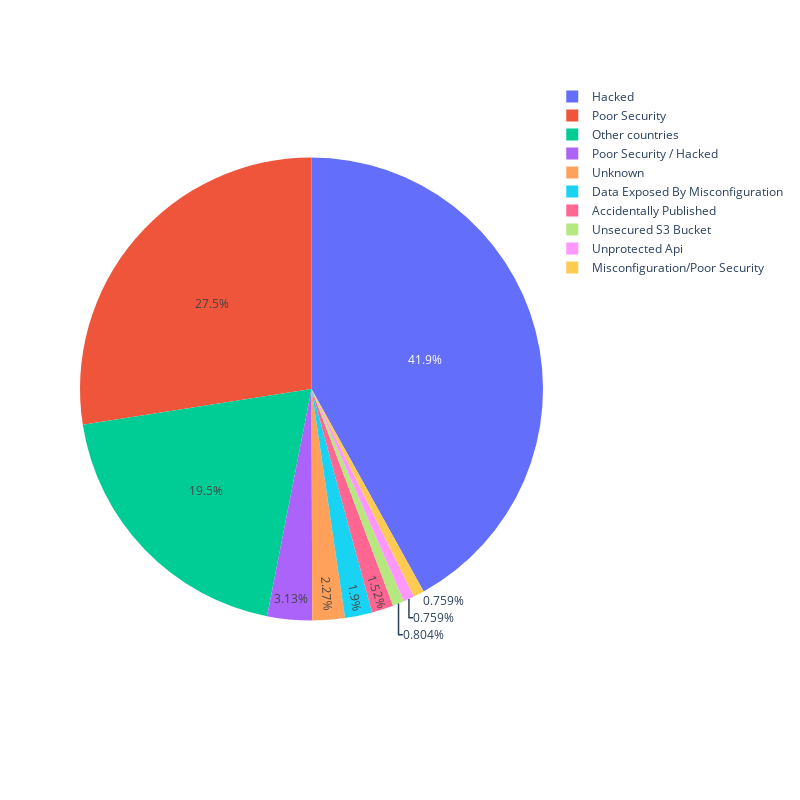

The code cell stored with this chart in its notebook:
### Code cell
df.loc[df['Records'] < 1.e8, 'Method'] = 'Other countries' # Represent only large countries
fig = px.pie(df, values="Records", names="Method", width=800, height=800)
fig.show()

### Figure 1 — Plotly figure (JSON) as saved in the notebook; plotly's stock layout.template omitted (floating-point values rounded to 4 significant figures; data arrays with more than 128 entries replaced by an {"elided": "..."} marker saying what was removed)
{"data": [{"domain": {"x": [0, 1], "y": [0, 1]}, "hovertemplate": "Method=%{label}<br>Records=%{value}<extra></extra>", "labels": {"elided": "295 str values"}, "legendgroup": "", "name": "", "showlegend": true, "type": "pie", "values": {"elided": "295 int values"}}], "layout": {"height": 800, "legend": {"tracegroupgap": 0}, "margin": {"t": 60}, "width": 800}}
